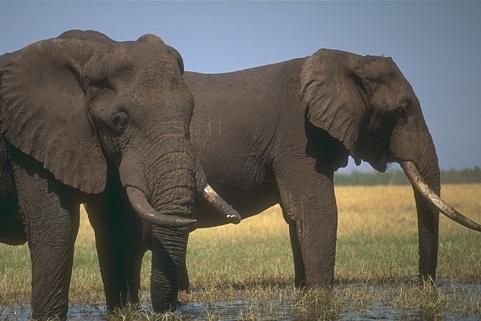
#> input picture Python/elephant.jpg, 481 x 321 px, found by its file name
$ jupyter execute KMeansClustering.ipynb   (shell and % lines are left out)
#> lines starting #> are read from the running program, lines starting #| are printed output that depends on the picture
# K-Means Clustering Intuition and Python Implementation

[cell 1]
import matplotlib.pyplot as plt
import numpy as np
import seaborn as sns; sns.set()
import cv2

Let's explain the code at the bottom. Since we do not have a dataset, we are basically creating a dataset using numpy. So:

* __np.array[x,y]__ will create a numpy array with with elements [x,y]

* __np.random.randn(x,y)__ will generate random floats from a univariate "Guassian" distribution with mean 0 and variance 1. It will create an x-by-y array of samples. We can generalize to any random samples from _N(mu, sigma^2)_ by doing the formula __sigma * np.random.randn(...) + mu__. This is exactly what we are doing below.

* __np.vstack__ will stack the arrays together, so that we get a single point cloud made of random numbers generated from normal distributions around different means with different variances.

[cell 2]
points = np.vstack(((np.random.randn(150, 2) * 0.75 + np.array([1, 0])),
                  (np.random.randn(50, 2) * 0.25 + np.array([-0.5, 0.5])),
                  (np.random.randn(50, 2) * 0.5 + np.array([-0.5, -0.5]))))

I will print the first 10 points to show that they have been stacked.

[cell 3]
print(points[0:9])

Now we plot x and y coordinates, and visualize the cluster centers. To do this, we use __plt.gca()__ which will get the current instance of the axes object.

The __ax.add_artist__ method creates an artist object. The artist object knows how to use the renderer to draw onto the canvas. We then plot using the __plt.Circle()__ method. Note we are centering the circles at the mean, with the radius being half the variance.

[cell 4]
plt.scatter(points[:,0], points[:,1])
ax = plt.gca()
ax.add_artist(plt.Circle(np.array([1, 0]), 0.75/2, fill=False, lw=3))
ax.add_artist(plt.Circle(np.array([-0.5, 0.5]), 0.25/2, fill=False, lw=3))
ax.add_artist(plt.Circle(np.array([-0.5, -0.5]), 0.5/2, fill=False, lw=3))
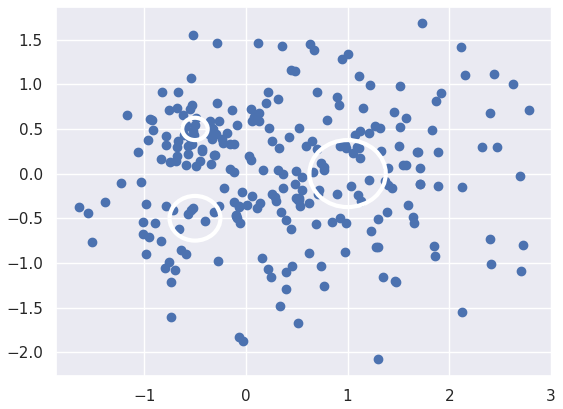
#> figure drawn by matplotlib, 1 panel

Now we will use the existing dataset to initialize k centroids. This is done by first copying all the points using __points.copy()__. Then we will use __np.random.shuffle(X)__ to shuffle along the first axis of X. So the x,y pairs will be retained, just shuffled.

Then we will select the first k rows __X[:k]__ to initialize the centroids, and return that spliced array.

[cell 5]
def initialize_centroids(points, k):
    centroids = points.copy()
    np.random.shuffle(centroids)
    return centroids[:k]

Then we can see the output of this function

[cell 6]
initialize_centroids(points, 3)

As before, we will plot all of the points in the scatter plot, and we will also plot the centroids. __s__ is area, and __c__ is color.

[cell 7]
plt.scatter(points[:,0], points[:,1])
centroids = initialize_centroids(points, 3)
plt.scatter(centroids[:,0], centroids[:,1], c = 'r', s = 100)

## Broadcasting arrays for efficiency

We now want to find the 2 norm of the distance between the distances between each of the points and the corresponding centroids. In this way, we will cluster the points to the centroids.

Now how can we efficiently find the 2 norm for each of these centroids? We do this using array broadcasting. [Broadcasting Documentation](https://docs.scipy.org/doc/numpy-1.13.0/user/basics.broadcasting.html), and a good [visualization](http://scipy.github.io/old-wiki/pages/EricsBroadcastingDoc) are linked.

Firstly, we know that the size of the points will be __[x, 2]__, and the size of the centroids will be __[k, 2]__. We want the final array to be of size __[k,x,2]__. This means we can split the final array into __k__ centroids each containing the 2 dimensional differences for the __x__ points.

So we will add a new axis to the centroids, making the size __[k,1,2]__. Then we can subtract all of the points. I have given a small example below.

[cell 8]
centroids.shape

[cell 9]
points[:10].shape

We can add an extra axis using the __np.newaxis__ method.

[cell 10]
c_test = centroids[:, np.newaxis, :]
c_test.shape

Now if we subtract the centroid values from the points, python will automatically broadcast the middle axis that we added to 250, essentially stretching the array 250 times in that direction. Then the same subtraction is completed. Note the shape of the new array.

[cell 11]
c_diff = points - c_test
c_diff.shape

If we plot this array, we can see how the subtractions for each of the clusters is now neatly grouped by centroid.

[cell 12]
print(c_diff)

Now we can take 2 norm of these differences. First we square and sum the values. Note that the shape has now become __[3,250]__ because we have summed across the 2nd axis, meaning we added the x and y values.

[cell 13]
c_testnorm = (c_diff**2).sum(axis=2)
print(c_testnorm.shape)

And then finally we take the square root value. Note that the size will still remain __[3,250]__.

[cell 14]
c_testnorm = np.sqrt(c_testnorm)
print(c_testnorm.shape)

## ...Back to the problem

Now we can go back to the problem and implement the same code for our entire array of points. At the end, we want to find which of the centroids the minimized point belongs to, so we do an __np.argmin__ method along axis = 0. This means that we compare each of the 2 norms for the 3 centroids, and find which one is closest, returning the index of that centroid for each point.

[cell 15]
def closest_centroid(points, centroids):
    distances = np.sqrt(((points - centroids[:, np.newaxis,:])**2).sum(axis=2))
    return np.argmin(distances, axis = 0)

We can use this function show the indexed points returned.

[cell 16]
c = initialize_centroids(points,3)
close_centroid = closest_centroid(points, centroids)
print(close_centroid)

Now we need to find the mean values for all of these clusters to obtain the position of the new centroids. We will do this by first creating a mask, for example for the third cluster. This will provide a boolean matrix, which we can use to slice the points matrix.

[cell 17]
points[close_centroid == 2]

Then we just take the mean of these points along the rows to give us the position of a new centroid.

[cell 18]
points[close_centroid == 2].mean(axis = 0)

Implementing this into a function

[cell 19]
def move_centroids(points, closest, centroids):
    return np.array([points[closest == k].mean(axis = 0) for k in range(centroids.shape[0])])

[cell 20]
move_centroids(points, closest_centroid(points, c), c)

We can plot this motion of the centroids as follows

[cell 21]
plt.subplot(121)
centroids = initialize_centroids(points,3)
closest = closest_centroid(points, centroids)
plt.scatter(points[:, 0], points[:,1], c = closest)
plt.scatter(centroids[:, 0], centroids[:, 1], c = 'r', s = 100)

plt.subplot(122)
centroids = move_centroids(points, closest, centroids)
closest = closest_centroid(points, centroids)
plt.scatter(points[:, 0], points[:,1], c = closest)
plt.scatter(centroids[:, 0], centroids[:, 1], c='r', s=100)
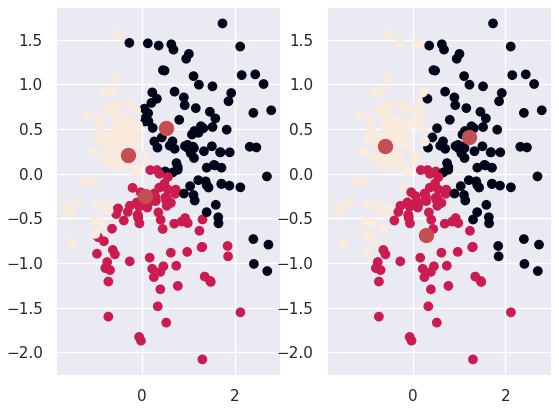
#> figure drawn by matplotlib, 2 panels

Now let us create a small animation to show the centroids moving to their optimal positions. To do this, we will use __matplotlib__ animations. I am also going to use __JSAnimation__ to display these animations in HTML.

[cell 22]
from matplotlib import pyplot as plt
from matplotlib import animation
from JSAnimation import IPython_display

First we will create an empty figure and initialize the centroids.

[cell 23]
fig = plt.figure()
ax = plt.axes(xlim=(-4, 4), ylim=(-4, 4))
line, = ax.plot([], [], lw=2)
centroids = initialize_centroids(points, 3)
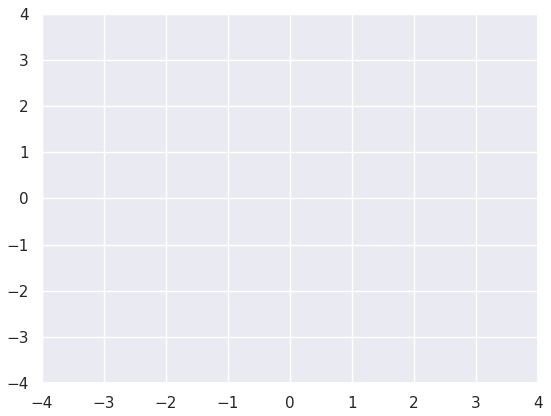
#> figure drawn by matplotlib, 1 panel

Since we need to then animate by reassigning values to the centroid variable, we will assign it with a __global__ inside the animate function. Then note how we are clearing the axis each frame and replotting.

[cell 24]
def init():
    line.set_data([], [])
    return line,

def animate(i):
    global centroids
    closest = closest_centroid(points, centroids)
    centroids = move_centroids(points, closest, centroids)
    ax.cla()
    ax.scatter(points[:, 0], points[:, 1], c=closest)
    ax.scatter(centroids[:, 0], centroids[:, 1], c='r', s=100)
    return line,

Finally we call the FuncAnimation method. We will do 10 frames with a 200ms delay between each frame. We are also using blitting, which will save on computation.

[cell 25]
animation.FuncAnimation(fig, animate, init_func=init,
                        frames=10, interval=200, blit=True)

# A real example of RGB Image Segmentation

Now let's apply this to a real example of color segmentation in an image. To do this, we will first import the image we want to segment using openCV. Note just out of interest I have included both the RGB and the greyscale images, though we will only be using the RGB image.

Also note that openCV will import color images as BGR rather than RBG. To convert to RGB, we will use openCV's __cv.split()__ and __cv.merge()__ methods.

[cell 26]
import cv2

bgr_img = cv2.imread('C:/Users/samya/Documents/Python Scripts/elephant.jpg')
#> bgr_img is the input picture: shape (321, 481, 3); mean B, G, R 90.1, 98.2, 101.5
b, g, r = cv2.split(bgr_img)
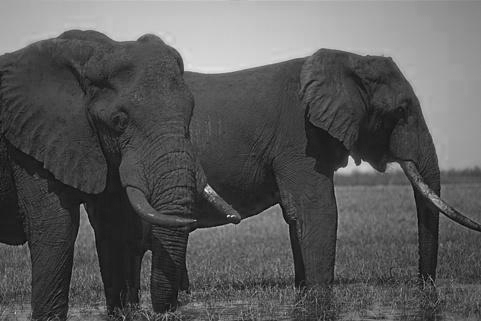
#> b: shape (321, 481); min 0, max 239, mean 90.1
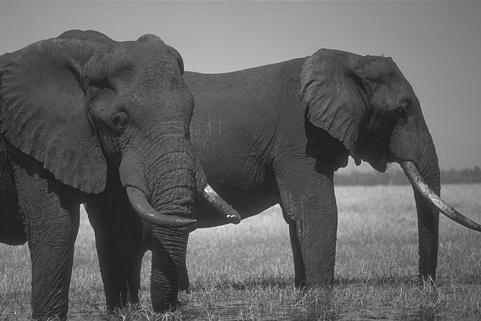
#> g: shape (321, 481); min 15, max 254, mean 98.2
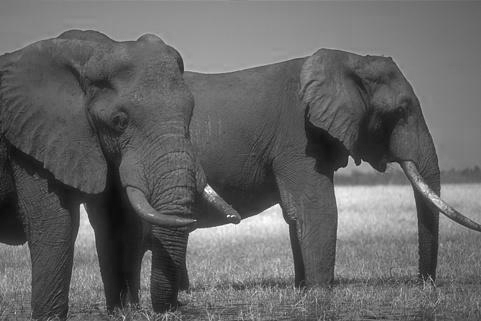
#> r: shape (321, 481); min 11, max 255, mean 101.5
rgb_img = cv2.merge([r,g,b])
grs_img = cv2.cvtColor(rgb_img, cv2.COLOR_RGB2GRAY)

Here are the images so you can see what we are working with.

[cell 27]
plt.subplot(121)
plt.imshow(rgb_img)
plt.xticks([]), plt.yticks([])
plt.show

plt.subplot(122)
plt.imshow(grs_img)
plt.xticks([]), plt.yticks([])
plt.show

Next we will look at the shape of the RGB image below. We will save the dimensions of the image as _d1_ and _d2_. Note that there are 3 channels, one for red, green and blue.

[cell 28]
rgb_img.shape
#> Out = (321, 481, 3)

[cell 29]
d1, d2, d3 = rgb_img.shape
#> d1 = 321; d2 = 481; d3 = 3

Next we shall reshape the array into 3 column vectors, one for each of RBG.

[cell 30]
col_rgbImg = rgb_img.reshape(d1*d2, d3)

Next we will define the function for initializing centroids from the given dataset. We will also define the functions for finding the closest centroids and moving the centroids by the mean. If you are unfamiliar with these functions, then see above for a detailed explanation of how they work.

[cell 31]
def initialize_centroids(points, k):
    centroids = points.copy()
    np.random.shuffle(centroids)
    return centroids[:k]

def closest_centroid(points, centroids):
    distances = np.sqrt(((points - centroids[:, np.newaxis,:])**2).sum(axis=2))
    return np.argmin(distances, axis = 0)

def move_centroids(points, closest, centroids):
    return np.array([points[closest == k].mean(axis = 0) for k in range(centroids.shape[0])])

Now we will create a function that will run for a particular number of iterations for a certain value of k, and subsequently give the output as the segmented image. Let us first go through the function step by step before implementing it in a function. First as before, we will initialize our centroids, taking k = 2.

[cell 32]
k = 2
centroids = initialize_centroids(col_rgbImg, k)
#> centroids = [[135, 155, 180], [83, 77, 87]]

Next we will define a variable for the maximum iterations, and iteratively cluster and move the centroids until the maximum iterations have been reached.

[cell 33]
m_iter = 20
for i in range(m_iter):
        closest = closest_centroid(col_rgbImg, centroids)
        centroids = move_centroids(col_rgbImg, closest, centroids)
#> this loop made 20 passes
#> centroids on passes 1 to 12: [[101.6, 100.7, 94.79], [101.3, 95.86, 85.83]], [[141, 145.1, 142.6], [76.6, 68.62, 57.16]], [[143, 147.6, 145.3], [77.54, 69.72, 58.4]], [[143.6, 148.4, 146.6], [78.07, 70.27, 58.79]], [[143.7, 148.7, 147.1], [78.28, 70.48, 58.93]], [[143.8, 148.8, 147.3], [78.37, 70.57, 58.99]], [[143.9, 148.9, 147.4], [78.42, 70.63, 59.03]], [[143.9, 148.9, 147.5], [78.43, 70.64, 59.04]], [[143.9, 148.9, 147.5], [78.44, 70.64, 59.04]], [[143.9, 148.9, 147.5], [78.44, 70.65, 59.04]], [[143.9, 148.9, 147.5], [78.44, 70.65, 59.04]], [[143.9, 148.9, 147.5], [78.44, 70.65, 59.04]]

Then we will do a final clustering of the points using the new centroid locations

[cell 34]
closest = closest_centroid(col_rgbImg, centroids)

We will use the boolean matrix created to replace all of the points with the values of their respective clusters. You can see this has worked when we print the new matrix.

[cell 35]
for k in range(centroids.shape[0]):
    col_rgbImg[closest == k] = centroids[k]

[cell 36]
col_rgbImg

Finally we reshape the column matrix into the original shape, and plot it.

[cell 37]
rec_img = col_rgbImg.reshape(d1,d2,d3)
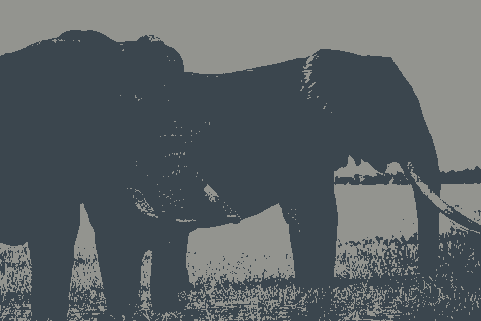
#> rec_img: shape (321, 481, 3); mean of channels 0, 1, 2 100.9, 97.4, 89.9; drawn as B, G, R

[cell 38]
plt.imshow(rec_img)
plt.xticks([]), plt.yticks([])
plt.show

Notice that the image is now segmented into 2 colors. Let us implement this entire thing into a function, and see what the output looks like for segmentations with a higher k value.

[cell 39]
def segment_img(points, k, m_iter):
    centroids = initialize_centroids(points, k)

    for i in range(m_iter):
        closest = closest_centroid(points, centroids)
        centroids = move_centroids(points, closest, centroids)

    closest = closest_centroid(points, centroids)
    col_rgbImg2 = points.copy()

    for k in range(centroids.shape[0]):
        col_rgbImg2[closest == k] = centroids[k]

    return col_rgbImg2

Running the code for 4 different values of k with an iteration of 20, we get the following outputs. Note that in each image, the k will give you the number of different colors that the image is segmented into. This is the entire idea between k-clustering.

[cell 40]
bgr_img = cv2.imread('C:/Users/samya/Documents/Python Scripts/elephant.jpg')
b, g, r = cv2.split(bgr_img)
rgb_img = cv2.merge([r,g,b])
grs_img = cv2.cvtColor(rgb_img, cv2.COLOR_RGB2GRAY)

d1, d2, d3 = rgb_img.shape
col_rgbImg = rgb_img.reshape(d1*d2, d3)

m_iter = 50
rec_img = np.zeros((d1*d2, 3))

fig, axes = plt.subplots(1,4, figsize=(18, 16))
for k in range(2, 6):
    rec_img = segment_img(col_rgbImg, k, m_iter)

    new_img = rec_img.reshape(d1,d2,d3)

    axes[k-2].set_xticks([])
    axes[k-2].set_yticks([])
    axes[k-2].set_title('k = ' + str(k))
    axes[k-2].imshow(new_img)
#> this loop made 4 passes
#> pass 2, `new_img = rec_img.reshape(d1,d2,d3)`:
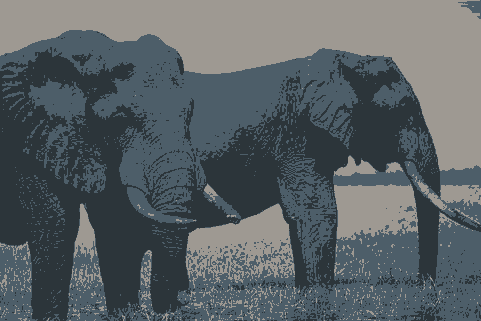
#> new_img: shape (321, 481, 3); mean of channels 0, 1, 2 101.2, 97.5, 89.6; drawn as B, G, R
#> pass 3, `new_img = rec_img.reshape(d1,d2,d3)`:
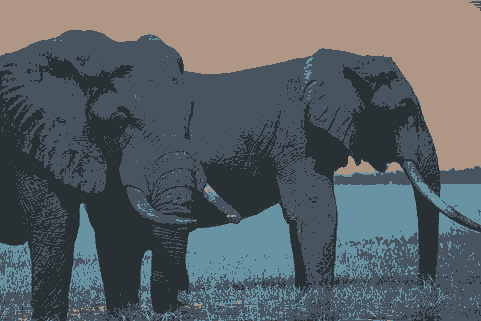
#> new_img: shape (321, 481, 3); mean of channels 0, 1, 2 101.1, 97.4, 89.8; drawn as B, G, R
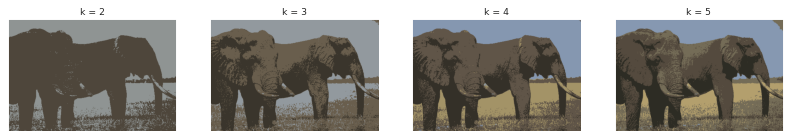
#> figure drawn by matplotlib, 4 panels
